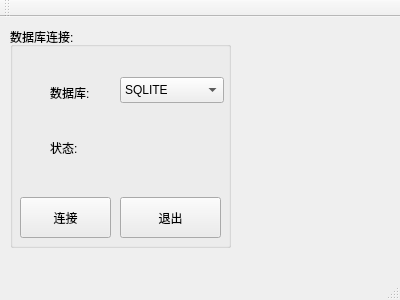
<?xml version="1.0" encoding="UTF-8"?>
<ui version="4.0">
 <class>MainWindow</class>
 <widget class="QMainWindow" name="MainWindow">
  <property name="geometry">
   <rect>
    <x>0</x>
    <y>0</y>
    <width>400</width>
    <height>300</height>
   </rect>
  </property>
  <property name="windowTitle">
   <string>MainWindow</string>
  </property>
  <widget class="QWidget" name="centralWidget">
   <widget class="QPushButton" name="pushButton">
    <property name="geometry">
     <rect>
      <x>20</x>
      <y>180</y>
      <width>91</width>
      <height>41</height>
     </rect>
    </property>
    <property name="text">
     <string>连接</string>
    </property>
   </widget>
   <widget class="QPushButton" name="pushButton_2">
    <property name="geometry">
     <rect>
      <x>120</x>
      <y>180</y>
      <width>101</width>
      <height>41</height>
     </rect>
    </property>
    <property name="text">
     <string>退出</string>
    </property>
   </widget>
   <widget class="QGroupBox" name="groupBox">
    <property name="geometry">
     <rect>
      <x>10</x>
      <y>10</y>
      <width>221</width>
      <height>221</height>
     </rect>
    </property>
    <property name="title">
     <string>数据库连接: </string>
    </property>
    <widget class="QLabel" name="label">
     <property name="geometry">
      <rect>
       <x>40</x>
       <y>50</y>
       <width>61</width>
       <height>31</height>
      </rect>
     </property>
     <property name="text">
      <string>数据库:</string>
     </property>
    </widget>
    <widget class="QLabel" name="label_2">
     <property name="geometry">
      <rect>
       <x>40</x>
       <y>100</y>
       <width>141</width>
       <height>41</height>
      </rect>
     </property>
     <property name="text">
      <string>状态:</string>
     </property>
    </widget>
    <widget class="QComboBox" name="comboBox">
     <property name="geometry">
      <rect>
       <x>110</x>
       <y>50</y>
       <width>104</width>
       <height>26</height>
      </rect>
     </property>
     <item>
      <property name="text">
       <string>SQLITE</string>
      </property>
     </item>
    </widget>
   </widget>
  </widget>
  <widget class="QMenuBar" name="menuBar">
   <property name="geometry">
    <rect>
     <x>0</x>
     <y>0</y>
     <width>400</width>
     <height>22</height>
    </rect>
   </property>
  </widget>
  <widget class="QToolBar" name="mainToolBar">
   <attribute name="toolBarArea">
    <enum>TopToolBarArea</enum>
   </attribute>
   <attribute name="toolBarBreak">
    <bool>false</bool>
   </attribute>
  </widget>
  <widget class="QStatusBar" name="statusBar"/>
 </widget>
 <layoutdefault spacing="6" margin="11"/>
 <resources/>
 <connections/>
</ui>
